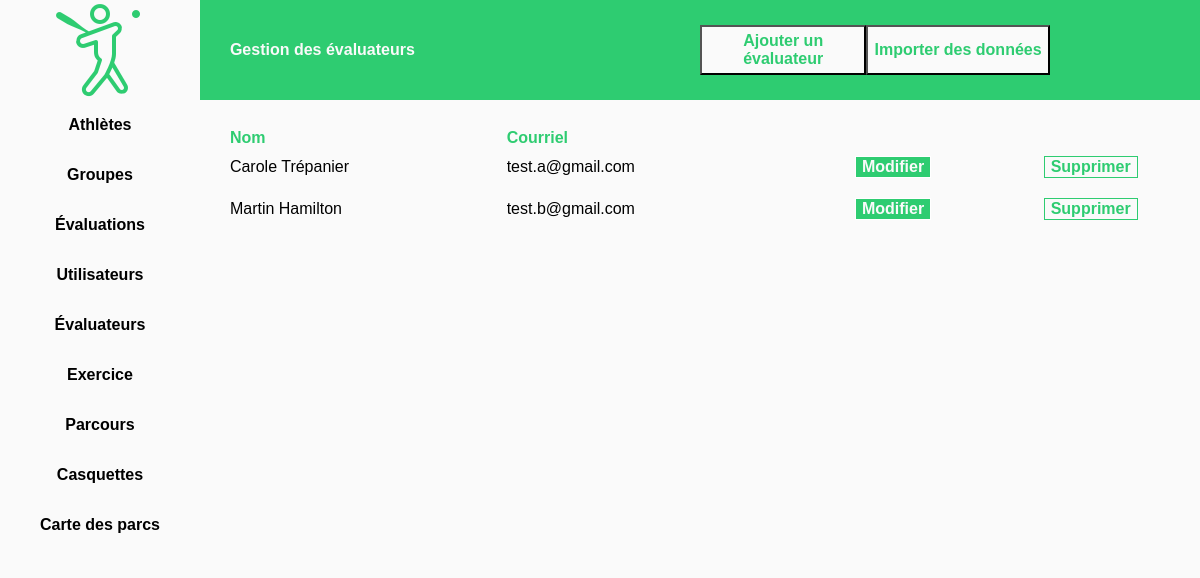
Page /src/php/UIWCoachManager.php on the committed database.
### tables this page shows
CREATE TABLE `coach` (
  `id` int(11) NOT NULL,
  `address` int(11) DEFAULT '1',
  `gender` int(11) DEFAULT '0',
  `first_name` varchar(64) DEFAULT NULL,
  `name` varchar(64) DEFAULT NULL,
  `birthday` varchar(8) DEFAULT NULL,
  `email` varchar(64) DEFAULT NULL,
  `phone_number` varchar(16) DEFAULT NULL,
  `profile_image_url` varchar(127) DEFAULT 'default_image_url (to define)',
  `profile_info` varchar(127) DEFAULT NULL,
  `comments` varchar(127) DEFAULT NULL,
  `availabilities` varchar(254) DEFAULT NULL,
  `holidays` varchar(254) DEFAULT NULL,
  `banned` tinyint(1) DEFAULT '0',
  `inactive` tinyint(1) DEFAULT '0',
  `creation_date` varchar(8) DEFAULT NULL
);

### src/php/PersonManager.class.php (called while the page is built, shortened)
<?php
include_once "Person.class.php";
abstract class PersonManager
{
    protected static $persons = array();
    public static function addPerson(Person $p) : int {
        if (!is_a($p, 'Person')) {
            die("Un des objets du tableau de Person n'est pas du bon type.");
        } else {
            array_push(self::$persons, $p);
        }
        return $p->getId();
    }
    public static function clear() : void {
        self::$persons = array();
    }
    public static function getPersons() : array {
        return self::$persons;
    }
}

### src/php/Person.class.php (called while the page is built, shortened)
<?php
abstract class Person implements Identite
{
    protected $id;
    protected $first_name;
    protected $name;
    protected $email;
    protected function __construct(string $tableName, $id = 0)
    {
        $this->id = $id;
    }
    public function getId() : int
    {
        return $this->id;
    }
    public function getFullname(): string {
        return self::getFirstname() ." ". self::getLastname();
    }
    public function getFirstname(): string {
        return $this->first_name;
    }
    public function setFirstname(string $first_name): void
    {
        $this->first_name = $first_name;
    }
    public function getLastname(): string {
        return $this->name;
    }
    public function setLastname(string $lastname) : void {
        $this->name = $lastname;
    }
    public function getEmail(): string {
        return $this->email;
    }
    public function setEmail(string $email): void
    {
        $this->email = $email;
    }
    protected static function fetchAttributes(mysqli $conn, string $tableName, $id): array
    {
        $row = null;
        try {
            $stat = $conn->prepare("SELECT * FROM {$tableName} WHERE id=".$id);
            $stat->execute();
            $rs = $stat->get_result();
            $row = $rs->fetch_array(MYSQLI_NUM);
        } catch (Exception $e) {
            die("Une erreur s'est produite dans la connexion à la base de donnée.");
        }
        return $row;
    }
}

### src/php/Coach.class.php (called while the page is built, shortened)
<?php
include_once "Person.class.php";
class Coach extends Person
{
    static public function fromId(int $id) : Coach
    {
        $conn = SQLConnector::createConn();
        try {
            $coach = new Coach($id);
            $row = parent::fetchAttributes($conn, self::TABLE_NAME, $id);
            $coach->initFromArray($row);
        } catch (Exception $e) {
            die("Erreur avec la base de donnée.");
        } finally {
            $conn->close();
        }
        return $coach;
    }
    public function initFromArray(array $rows): bool
    {
        return true;
    }
}

### src/php/CoachManager.class.php (called while the page is built, shortened)
<?php
include_once 'PersonManager.class.php';
include_once 'Coach.class.php';
class CoachManager extends PersonManager
{
    public static function init()
    {
        $conn = SQLConnector::createConn();
        try {
            if (!$result = parent::initManager(Coach::TABLE_NAME)) {
                die("Erreur durant l'initialisation de CoachManager.");
            }
            while ($row = $result->fetch_assoc())
            {
                $c = Coach::fromId($row['id']);
            }
        } catch (Exception $e) {
            die("Erreur durant l'initialisation de AthleteManager.");
        } finally {
            $conn->close();
        }
    }
}

### src/php/UIWCoachManager.php (the view, shortened to what this page needs)
<?php
include_once "HTMLUtil.php";
include_once "Coach.class.php";
include_once "CoachManager.class.php";
CoachManager::init();
function writeTable()
{
  echo "<table>";
  echo "<tr>" . makeCellTH("Nom") . makeCellTH("Courriel") . "</tr>";
  foreach (CoachManager::getPersons() as $c)
  {
    echo "<tr>";
    echo makeCell($c->getFullname()) . makeCell($c->getEmail());
    echo makeCell(makeButtonModifyCustom("editCoach.php?id=".$c->getId(), $c->getId()));
    echo makeCell(makeButtonDeleteCustom("deleteCoach.php",$c->getId()));
    echo "</tr>";
  }
  echo "</table><br>";
}
function makeAddCoachButton()
{
  echo "<button class='buttonAdd' value='1' name='addCoach' onclick='addNewCoach(); showModalWindow();'>Ajouter un évaluateur</button>";
}
?>
<!DOCTYPE html>
<html lang="fr">
<head>
  <link rel="stylesheet" type="text/css" href="./css/stylesheet.css">
</head>
<body>
<div>
<?php include('sideMenu.php') ?>
  <div class="topMenu col12 colt12 colm12 floatLeft">
    <div class="col2 colt2 colm12 floatLeft"> &nbsp; </div>
    <div class="col10 colt10 colm12 floatLeft">
      <div class="title col6 colt6 colm6 floatLeft">
        <h1 > Gestion des évaluateurs </h1>
      </div>
      <div class="floatLeft col2 colt2 colm12">
          <?php makeAddCoachButton(); ?>
      </div>
      <div class="floatLeft col4 colt4 colm12">
        <button class="buttonImport">Importer des données</button>
      </div>
    </div>
  </div>
  <div class="col2 colt2 colm12 floatLeft">
  </div>
  <div class="mainContent floatLeft col10 colt10 colm12">
      <?php writeTable(); ?>
  </div>
</div>
</body>
</html>

### src/php/HTMLUtil.php (shortened to what this page needs)
<?php
function makeCell($text)
{
    return "<td>" . $text . "</td>";
}
function makeCellTH($text)
{
    return "<th>" . $text . "</th>";
}
function makeButtonModifyCustom($link, $id)
{
    return "<button class='buttonGreen marginAuto' value={$id} name='id' onclick=\"location.href='{$link}?id={$id}';\">Modifier</button>";
}
function makeButtonDeleteCustom($link, $id)
{
    return "<button class='buttonWhite marginAuto' value={$id} onclick='$.post( \"{$link}\", {id:\"{$id}\"});location.reload();'>Supprimer</button>";
}

### src/php/css/stylesheet.css (style rules this page uses)
body { line-height: 1; }
table { border-collapse: collapse; border-spacing: 0; }
* { box-sizing: border-box; }
.floatLeft { float: left; }
.marginAuto { margin: auto; }
.topMenu { background-color: #2ECC71; }
.title { color: #fafafa; font-weight: bold; line-height: 100px; padding-left: 30px; }
body { background-color: #fafafa; font-family: arial; }
.mainContent { padding-left: 30px; padding-top: 30px; }
html,body { height:100%; }
.buttonAdd { height: 50px; margin-top: 25px; background-color: #fafafa; color: #2ECC71; font-weight: bold; font-size: 1em; transition: transform .2s; }
.buttonImport { height: 50px; margin-top: 25px; background-color: #fafafa; color: #2ECC71; font-weight: bold; font-size: 1em; }
.buttonGreen { background-color: #2ECC71; font-size: 1em; font-weight: bold; color: #fafafa; border: 1px solid #ffffff; display: block; transition: transform .2s; }
.buttonWhite { background-color: #fafafa; font-size: 1em; font-weight: bold; color: #2ECC71; border: 1px solid #2ECC71; display: block; transition: transform .2s; }
tr { -webkit-transition: background-color 300ms ease-out; -ms-transition: background-color 300ms ease-out; transition: background-color 300ms ease-out; }
td { height: 25px; padding-bottom: 10px; padding-top: 10px; }
th { font-weight: bold; color: #2ECC71; text-align: left; }
table { table-layout: auto; width: 100%; }
.colm6 { width: 50%; }
.colm12 { width: 100%; }
@media only screen and (min-width: 768px) { .colt2 { width: 16.66%; } }
@media only screen and (min-width: 768px) { .colt4 { width: 33.33%; } }
@media only screen and (min-width: 768px) { .colt6 { width: 50%; } }
@media only screen and (min-width: 768px) { .colt10 { width: 83.33%; } }
@media only screen and (min-width: 768px) { .colt12 { width: 100%; } }

### rows in the picture
coach: text "Carole Trépanier test.a@gmail.com", $id 1 (drawn)
coach: text "Martin Hamilton test.b@gmail.com", $id 2 (drawn)

### other values in the picture
$text "Nom Courriel"
